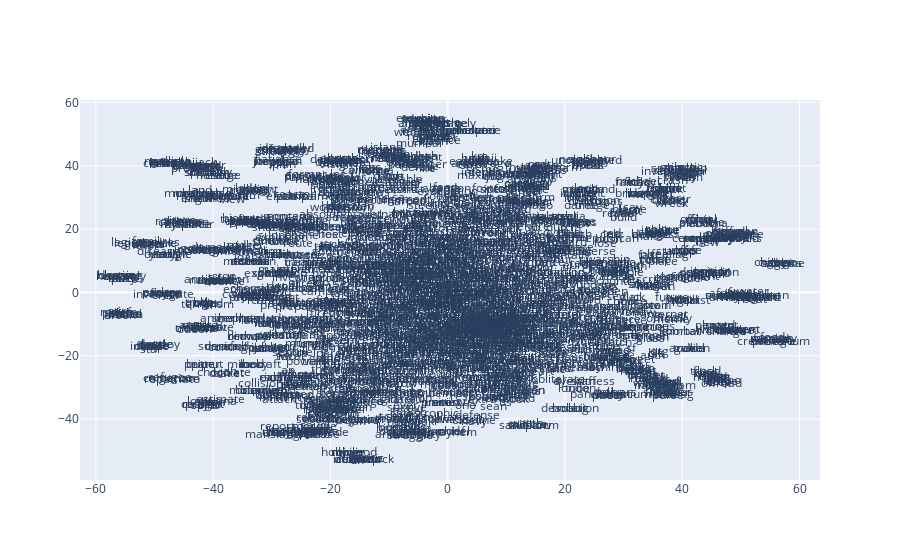

Notebook code for this chart:
### Code cell
x_vals, y_vals, labels = reduce_dimensions(model_ui_bow)
plot_function(x_vals, y_vals, labels)

### Figure 1 — Plotly figure (JSON) as saved in the notebook; plotly's stock layout.template omitted (floating-point values rounded to 4 significant figures; data arrays with more than 128 entries replaced by an {"elided": "..."} marker saying what was removed)
{"data": [{"mode": "text", "text": {"elided": "2209 str values"}, "type": "scatter", "x": {"elided": "2209 float values"}, "y": {"elided": "2209 float values"}}], "layout": {}}
